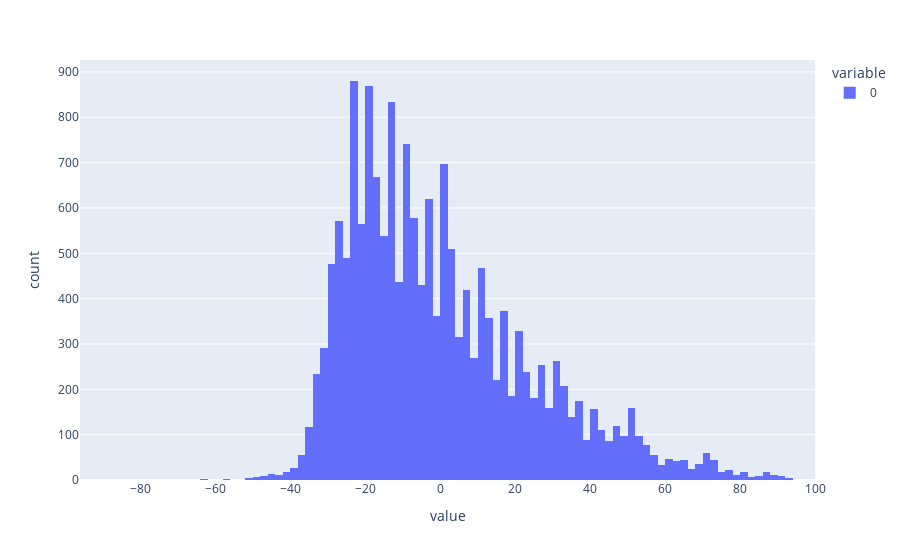

Notebook code for this chart:
### Markdown cell above
### Residuals

### Code cell
import plotly.express as px
px.histogram(residuals)

### Figure 1 — Plotly figure (JSON) as saved in the notebook; plotly's stock layout.template omitted (floating-point values rounded to 4 significant figures; data arrays with more than 128 entries replaced by an {"elided": "..."} marker saying what was removed)
{"data": [{"alignmentgroup": "True", "bingroup": "x", "hovertemplate": "variable=0<br>value=%{x}<br>count=%{y}<extra></extra>", "legendgroup": "0", "marker": {"color": "#636efa", "pattern": {"shape": ""}}, "name": "0", "offsetgroup": "0", "orientation": "v", "showlegend": true, "type": "histogram", "x": {"elided": "17114 float values"}, "xaxis": "x", "yaxis": "y"}], "layout": {"autosize": true, "barmode": "relative", "legend": {"title": {"text": "variable"}, "tracegroupgap": 0}, "margin": {"t": 60}, "xaxis": {"anchor": "y", "autorange": true, "domain": [0, 1], "range": [-96, 100], "title": {"text": "value"}, "type": "linear"}, "yaxis": {"anchor": "x", "autorange": true, "domain": [0, 1], "range": [0, 926.3], "title": {"text": "count"}}}}
